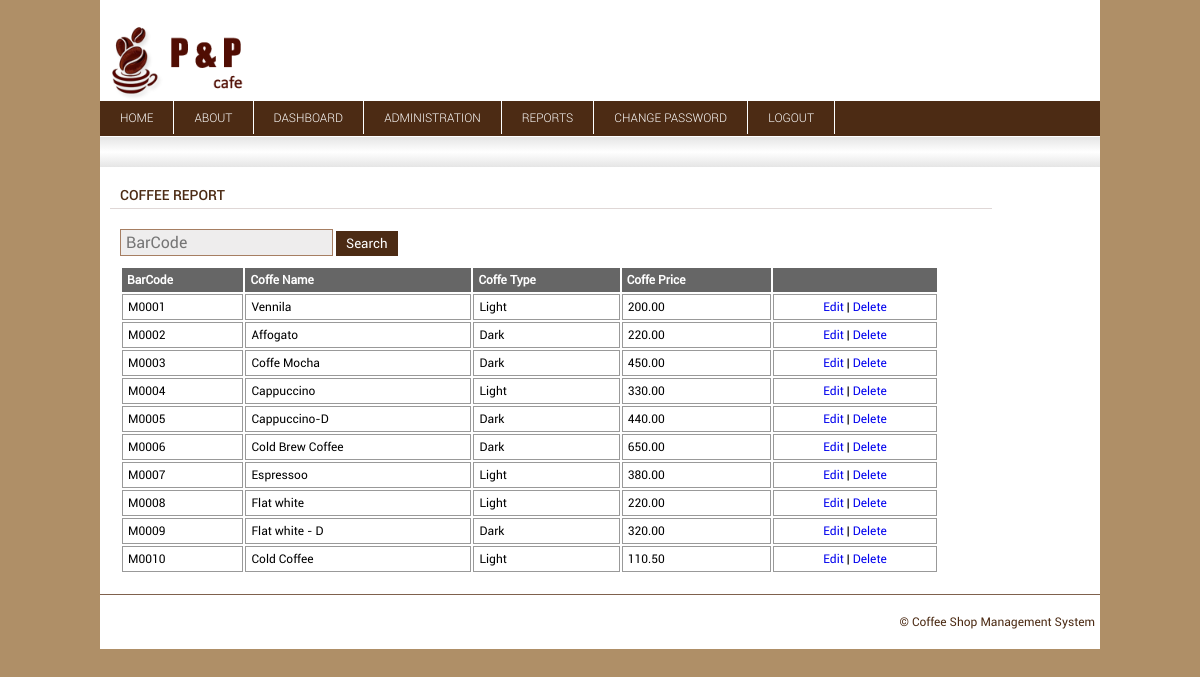
Page /Admin/CoffeeReport.php (signed in) on the committed database.
### tables this page shows
CREATE TABLE `csms_coffee` (
  `cid` int(11) NOT NULL,
  `bcode` varchar(10) NOT NULL,
  `cname` varchar(30) NOT NULL,
  `ctype` varchar(30) NOT NULL,
  `cprice` decimal(8,2) NOT NULL,
  `cdesc` text NOT NULL,
  `cstatus` int(11) NOT NULL
);

### Admin/CoffeeReport.php (the view, shortened to what this page needs)
<!DOCTYPE html>
<html>
	<head>
		<link rel="stylesheet" href="../Style/style.css" type="text/css" />
	</head>
	<body>
		<?php
		include_once("config.php");
		?>
		<div id="main_wrap">
			<div id="header">
				<div id="header_left"></div>
				<div id="header_right">
					info@csms.com <br/>
				</div>
			</div>
			<?php include_once("menu.php"); ?>
			<div class="sep_div1"></div>
			<div id="divider1">
			</div>
			<div id="main_content">
				 <div id="cont_left_full">
					<div class="cont_header txt1">COFFEE REPORT</div>
					<div id="admin_main">
						<form action="" method="post" name="searchcoffee" id="searchcoffee" style="margin:10px 0px;">
							<input type="text" id="bcode" name="bcode" class="inp2" placeholder="BarCode" />
							<input type="submit" name="sub" class="sub" value="Search" />
						</form>
						<table class="reporttab" align="center" width="95%" cellpadding="5px">
							<tr bgcolor="#666666" style="color:white">
								<th>BarCode</th>
								<th>Coffe Name</th>
								<th>Coffe Type</th>
								<th>Coffe Price</th>
								<th></th>
							</tr>
							<?php
							if(isset($_POST['sub']))
							{
								$bcode=$_POST['bcode'];
								$sql=mysqli_query($con,"select * from csms_coffee where bcode='$bcode'");
							}
							else
							{
								$sql=mysqli_query($con,"select * from csms_coffee");
							}
								if(mysqli_num_rows($sql)==0)
								{
									echo "<tr><td colspan='5'>Details Not Found.</td></tr>";
								}
								else
								{
									while($arr=mysqli_fetch_row($sql))
									{
							?>
							<tr>
								<td><?php echo $arr[1]; ?></td>
								<td><?php echo $arr[2]; ?></td>
								<td><?php echo $arr[3]; ?></td>
								<td><?php echo $arr[4]; ?></td>
								<td align="center"> <a href="EditCoffee.php?ce=<?php echo $arr[0]; ?>">Edit</a> | <a href="misc.php?cd=<?php echo $arr[0]; ?>" onclick="return cnfrm()">Delete</a> </td>
							</tr>
							<?php
									}
								}
							?>
						</table>
					</div>
				 </div>
			</div>
			<div class="sep_div2"></div>
			<div id="footer"> &copy; Coffee Shop Management System</div>
		</div>
	</body>
</html>

### Style/style.css (style rules this page uses)
body { margin:0px;padding:0px;background:#af8f67;font-family:VTHRegular;font-size:12px; }
a { text-decoration:none; }
h1,h2,h3,h4,h5,h6,p,table,ul,ol,li,form { margin:0px;padding:0px; }
#main_wrap { overflow:auto;width:1000px;margin:0 auto;background:white; }
#header { padding:20px 0px;height:60px;background:#ffffff; }
#header_left { float:left;height:80px;width:160px; background-image:url(../Images/newlogo.PNG);background-size:100%; background-repeat:no-repeat; background-position:center center; }
#header_right { float:right;text-align:right;color:white;padding:15px 5px;font-family:VTHLight;letter-spacing:1px; }
.sep_div1 { height:1px;background:white; }
.sep_div2 { height:1px;background:#7f614d; }
#divider1 { clear:both;height:30px; background: #e5e5e5; background: -moz-linear-gradient(top, #e5e5e5 0%, #ffffff 50%, #e5e5e5 100%); background: -webkit-linear-gradient(top, #e5e5e5 0%,#ffffff 50%,#e5e5e5 100%); background: linear-gradient(to bottom, #e5e5e5 0%,#ffffff 50%,#e5e5e5 100%); }
#main_content { overflow:auto;padding:10px;width:980px;text-align:justify; }
#cont_left_full { overflow:auto;width:90%; }
.cont_header { border-bottom:1px solid #dfd7d6;padding:10px 0px 5px 10px; }
.txt1 { font-size:14px;color:#4c2b14;font-family:VTHMedium; }
#footer { padding:20px 5px;width:990px;text-align:right;color:#4c2b14 }
.inp2 { font-size:16px;padding:3px 5px;outline:0px;border:1px solid #a67e62;background:#eeeded;font-family:VTHRegular; }
.sub { cursor:pointer;background:#4c2b14;margin:0px 10px 0px 0px;border:0px;outline:0px;padding:5px 10px;color:white;font-family:VTHRegular; }
#admin_main { overflow:auto;padding:10px;text-align:justify; }
.reporttab tr td { border:1px solid #999999; }

### rows in the picture
csms_coffee: bcode "M0001", cname "Vennila", ctype "Light", cprice "200.00"
csms_coffee: bcode "M0002", cname "Affogato", ctype "Dark", cprice "220.00"
csms_coffee: bcode "M0003", cname "Coffe Mocha", ctype "Dark", cprice "450.00"
csms_coffee: bcode "M0004", cname "Cappuccino", ctype "Light", cprice "330.00"
csms_coffee: bcode "M0005", cname "Cappuccino-D", ctype "Dark", cprice "440.00"
csms_coffee: bcode "M0006", cname "Cold Brew Coffee", ctype "Dark", cprice "650.00"
csms_coffee: bcode "M0007", cname "Espressoo", ctype "Light", cprice "380.00"
csms_coffee: bcode "M0008", cname "Flat white", ctype "Light", cprice "220.00"
csms_coffee: bcode "M0009", cname "Flat white - D", ctype "Dark", cprice "320.00"
csms_coffee: bcode "M0010", cname "Cold Coffee", ctype "Light", cprice "110.50"
